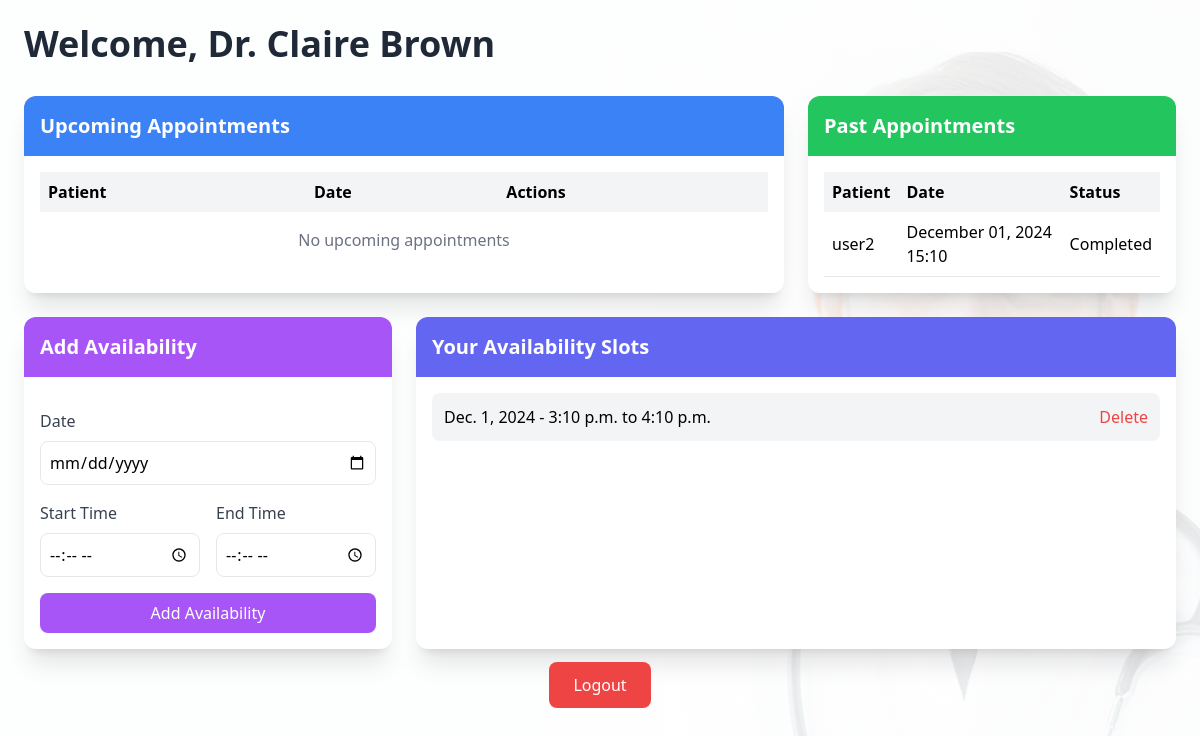
Page /doctor-dashboard/ (signed in) on the committed database.
### doctor/models.py (models this page shows, shortened)
class Doctor(models.Model):
    user = models.OneToOneField(User, on_delete=models.CASCADE)
    first_name = models.CharField(max_length=100)
    last_name = models.CharField(max_length=100)
    specialty = models.ForeignKey(Specialty, on_delete=models.SET_NULL, null=True)
    medical_license_number = models.CharField(max_length=50, unique=True)
    consultation_fee = models.DecimalField(max_digits=10, decimal_places=2)
    is_active = models.BooleanField(default=True)

class DoctorAvailability(models.Model):
    SLOT_STATUS_CHOICES = [
        ('AVAILABLE', 'Available'),
        ('BOOKED', 'Booked'),
        ('COMPLETED', 'Completed')
    ]
    doctor = models.ForeignKey(Doctor, on_delete=models.CASCADE, related_name='availability_slots')
    date = models.DateField()
    start_time = models.TimeField()
    end_time = models.TimeField()
    status = models.CharField(max_length=20, choices=SLOT_STATUS_CHOICES, default='AVAILABLE')
    class Meta:
        unique_together = ('doctor', 'date', 'start_time')

### patient/models.py (models this page shows, shortened)
class Appointment(models.Model):
    patient = models.ForeignKey(Patient, on_delete=models.CASCADE)
    doctor = models.ForeignKey(Doctor, on_delete=models.SET_NULL, null=True, blank=True)
    appointment_date = models.DateTimeField()
    preferred_time = models.TimeField(null=True, blank=True)
    status = models.CharField(max_length=50, choices=[
        ('SCHEDULED', 'Scheduled'),
        ('CANCELLED', 'Cancelled'),
        ('COMPLETED', 'Completed')
    ], default='SCHEDULED')

class Patient(models.Model):
    user = models.OneToOneField(User, on_delete=models.CASCADE)
    first_name = models.CharField(max_length=100)
    last_name = models.CharField(max_length=100)
    date_of_birth = models.DateField()
    phone_number = models.CharField(max_length=15)
    email = models.EmailField(unique=True)
    medical_history = models.TextField(blank=True, help_text='Previous medical conditions and treatments')
    medications = models.TextField(blank=True, help_text='Current medications')
    allergies = models.TextField(blank=True, help_text='Known allergies')

### doctor/views.py (the view)
# urls.py: path('doctor-dashboard/', views.doctor_dashboard, name='doctor_dashboard'),
@login_required
def doctor_dashboard(request):
    doctor = request.user.doctor  # Assuming the doctor is linked to the user via a OneToOneField
    upcoming_appointments = Appointment.objects.filter(
        doctor=doctor,
        appointment_date__gte=timezone.now(),
        status='SCHEDULED'
    )
    past_appointments = Appointment.objects.filter(
        doctor=doctor,
        status__in=['COMPLETED', 'CANCELLED']
    )
    context = {
        'doctor': doctor,
        'upcoming_appointments': upcoming_appointments,
        'past_appointments': past_appointments
    }
    return render(request, 'doctor/dashboard.html', context)

### templates/doctor/dashboard.html (shortened to what this page needs)
<!DOCTYPE html>
<html lang="en">
<head>
    <script src="https://cdn.tailwindcss.com"></script>
</head>
<body class="bg-gray-100 min-h-screen p-6">
    <div class="max-w-7xl mx-auto">
        <div class="mb-8">
            <h1 class="text-4xl font-bold text-gray-800">
                Welcome, Dr. {{ doctor.first_name }} {{ doctor.last_name }}
            </h1>
        </div>
        <div class="grid md:grid-cols-2 lg:grid-cols-3 gap-6">
            <div class="bg-white shadow-xl rounded-xl overflow-hidden lg:col-span-2">
                <div class="bg-blue-500 text-white p-4">
                    <h2 class="text-xl font-semibold">Upcoming Appointments</h2>
                </div>
                <div class="p-4">
                    <div class="overflow-x-auto">
                        <table class="w-full">
                            <thead class="bg-gray-100">
                                <tr>
                                    <th class="p-2 text-left">Patient</th>
                                    <th class="p-2 text-left">Date</th>
                                    <th class="p-2 text-left">Actions</th>
                                </tr>
                            </thead>
                            <tbody>
                                {% for appointment in upcoming_appointments %}
                                    <tr class="border-b hover:bg-gray-50">
                                        <td class="p-2">{{ appointment.patient.user.username }}</td>
                                        <td class="p-2">{{ appointment.appointment_date|date:"F d, Y H:i" }}</td>
                                        <td class="p-2 space-x-2">
                                            <div class="flex flex-col space-y-2">
                                                <a href="{% url 'manage_appointment' appointment.id %}" class="bg-blue-500 text-white px-3 py-1 rounded-md text-sm hover:bg-blue-600 text-center">
                                                    Manage
                                                </a>
                                                <a href="{% url 'create_prescription' appointment.id %}" class="bg-green-500 text-white px-3 py-1 rounded-md text-sm hover:bg-green-600 text-center">
                                                    Create Prescription
                                                </a>
                                            </div>
                                        </td>
                                    </tr>
                                {% empty %}
                                    <tr>
                                        <td colspan="3" class="text-center p-4 text-gray-500">No upcoming appointments</td>
                                    </tr>
                                {% endfor %}
                            </tbody>
                        </table>
                    </div>
                </div>
            </div>
            <div class="bg-white shadow-xl rounded-xl overflow-hidden">
                <div class="bg-green-500 text-white p-4">
                    <h2 class="text-xl font-semibold">Past Appointments</h2>
                </div>
                <div class="p-4">
                    <div class="overflow-x-auto">
                        <table class="w-full">
                            <thead class="bg-gray-100">
                                <tr>
                                    <th class="p-2 text-left">Patient</th>
                                    <th class="p-2 text-left">Date</th>
                                    <th class="p-2 text-left">Status</th>
                                </tr>
                            </thead>
                            <tbody>
                                {% for appointment in past_appointments %}
                                    <tr class="border-b hover:bg-gray-50">
                                        <td class="p-2">{{ appointment.patient.user.username }}</td>
                                        <td class="p-2">{{ appointment.appointment_date|date:"F d, Y H:i" }}</td>
                                        <td class="p-2">{{ appointment.get_status_display }}</td>
                                    </tr>
                                {% empty %}
                                    <tr>
                                        <td colspan="3" class="text-center p-4 text-gray-500">No past appointments</td>
                                    </tr>
                                {% endfor %}
                            </tbody>
                        </table>
                    </div>
                </div>
            </div>
            <div class="bg-white shadow-xl rounded-xl overflow-hidden">
                <div class="bg-purple-500 text-white p-4">
                    <h2 class="text-xl font-semibold">Add Availability</h2>
                </div>
                <div class="p-4">
                    <form method="POST" action="{% url 'add_availability' %}" class="space-y-4">
                        <div class="grid grid-cols-1 gap-4">
                            <div>
                                <label class="block text-gray-700 mb-2">Date</label>
                                <input type="date" name="date" class="w-full border rounded-lg p-2" required>
                            </div>
                            <div class="grid grid-cols-2 gap-4">
                                <div>
                                    <label class="block text-gray-700 mb-2">Start Time</label>
                                    <input type="time" name="start_time" class="w-full border rounded-lg p-2" required>
                                </div>
                                <div>
                                    <label class="block text-gray-700 mb-2">End Time</label>
                                    <input type="time" name="end_time" class="w-full border rounded-lg p-2" required>
                                </div>
                            </div>
                        </div>
                        <button type="submit" class="w-full bg-purple-500 text-white py-2 rounded-lg hover:bg-purple-600 transition">
                            Add Availability
                        </button>
                    </form>
                </div>
            </div>
            <div class="bg-white shadow-xl rounded-xl overflow-hidden col-span-2">
                <div class="bg-indigo-500 text-white p-4">
                    <h2 class="text-xl font-semibold">Your Availability Slots</h2>
                </div>
                <div class="p-4">
                    <ul class="space-y-2">
                        {% for slot in doctor.availability_slots.all %}
                            <li class="flex justify-between items-center bg-gray-100 p-3 rounded-lg">
                                <span>
                                    {{ slot.date }} - {{ slot.start_time }} to {{ slot.end_time }}
                                </span>
                                <a href="{% url 'delete_availability' slot.id %}"
                                   class="text-red-500 hover:text-red-700"
                                   onclick="return confirm('Are you sure you want to delete this availability slot?')">
                                    Delete
                                </a>
                            </li>
                        {% empty %}
                            <li class="text-center text-gray-500 p-4">No availability slots set</li>
                        {% endfor %}
                    </ul>
                </div>
            </div>
        </div>
        <div class="mt-6 text-center">
            <a href="{% url 'doctor_logout' %}" class="bg-red-500 text-white px-6 py-3 rounded-lg hover:bg-red-600 transition">
                Logout
            </a>
        </div>
    </div>
</body>
</html>

### templates/doctor/dashboard.html (style rules this page uses)
body { background-image: linear-gradient(rgba(255,255,255,0.9), rgba(255,255,255,0.9)), url('/static/doctor/slider3.jpg'); background-size: cover; background-position: center; background-attachment: fixed; }

### rows in the picture
Doctor: first_name "Claire", last_name "Brown"
Appointment: patient.user.username "user2", appointment_date "December 01, 2024 15:10", status "Completed"
DoctorAvailability: date "Dec. 1, 2024", start_time "3:10 p.m.", end_time "4:10 p.m."
